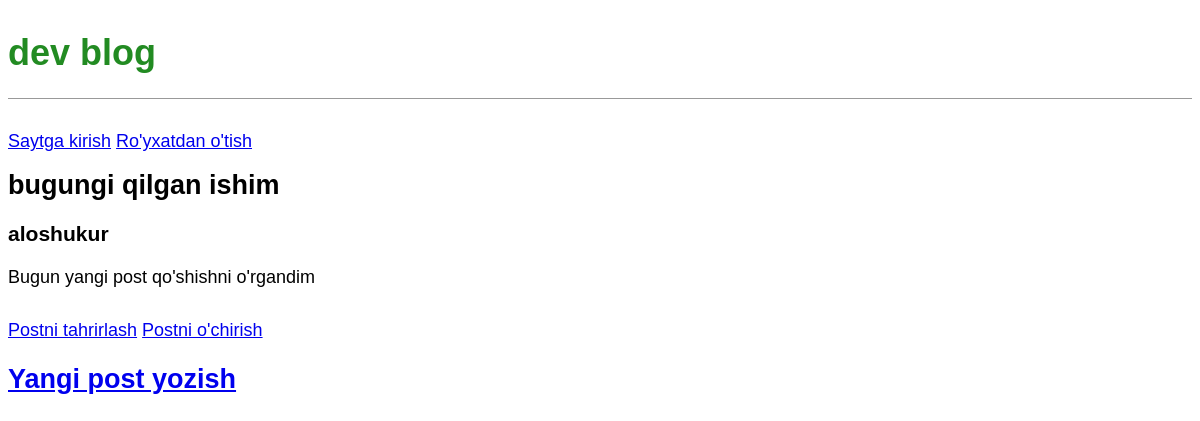
/post/5/, run on an earlier commit of the app's database.
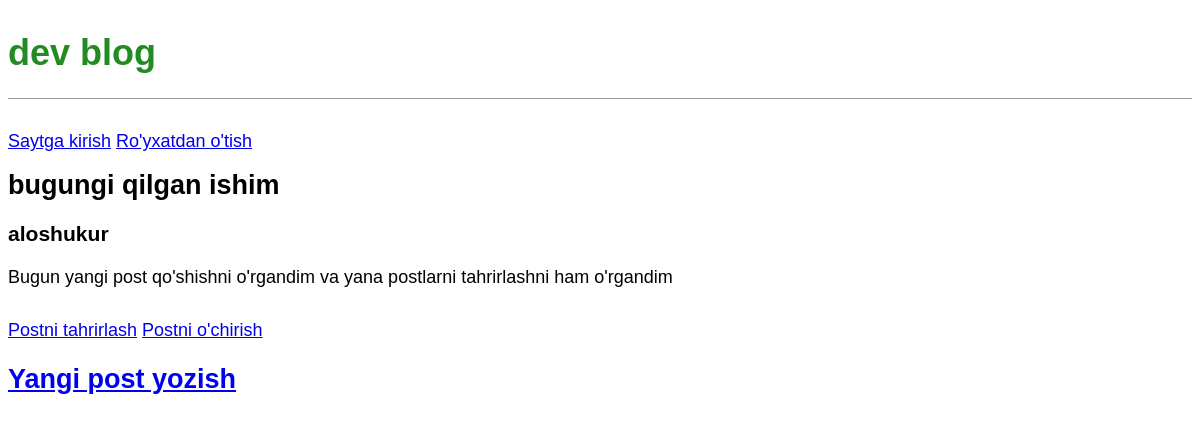
And on a later commit of the database.
### blog/models.py (models this page shows, shortened)
class Post(models.Model):
    title = models.CharField(max_length=200)
    author = models.ForeignKey(
        'auth.User',
        on_delete=models.CASCADE
    )
    body = models.TextField()

### blog/views.py (the view)
# urls.py: path('post/<int:pk>/', BlogDetailView.as_view(), name='post_detail'),
class BlogDetailView(DeleteView):
    model = Post
    template_name = 'post_detail.html'

### templates/post_detail.html
{% extends 'base.html' %}
{% block content %}
    <div class="post-entry">
        <h2>{{ post.title }}</h2>
        <h3>{{ post.author }}</h3>
        <p>{{ post.body }}</p>
    </div>
    <a href="{% url 'post_edit' post.pk %}">Postni tahrirlash</a>
    <a href="{% url 'post_delete' post.pk %}">Postni o'chirish</a>
{% endblock content %}

What changed in the data, as far as the page shows it:
changed Post "bugungi qilgan ishim": body "Bugun yangi post qo'shishni o'rgandim" → "Bugun yangi post qo'shishni o'rgandim va yana postlarni tahrirlashni ham o'rgandim"
